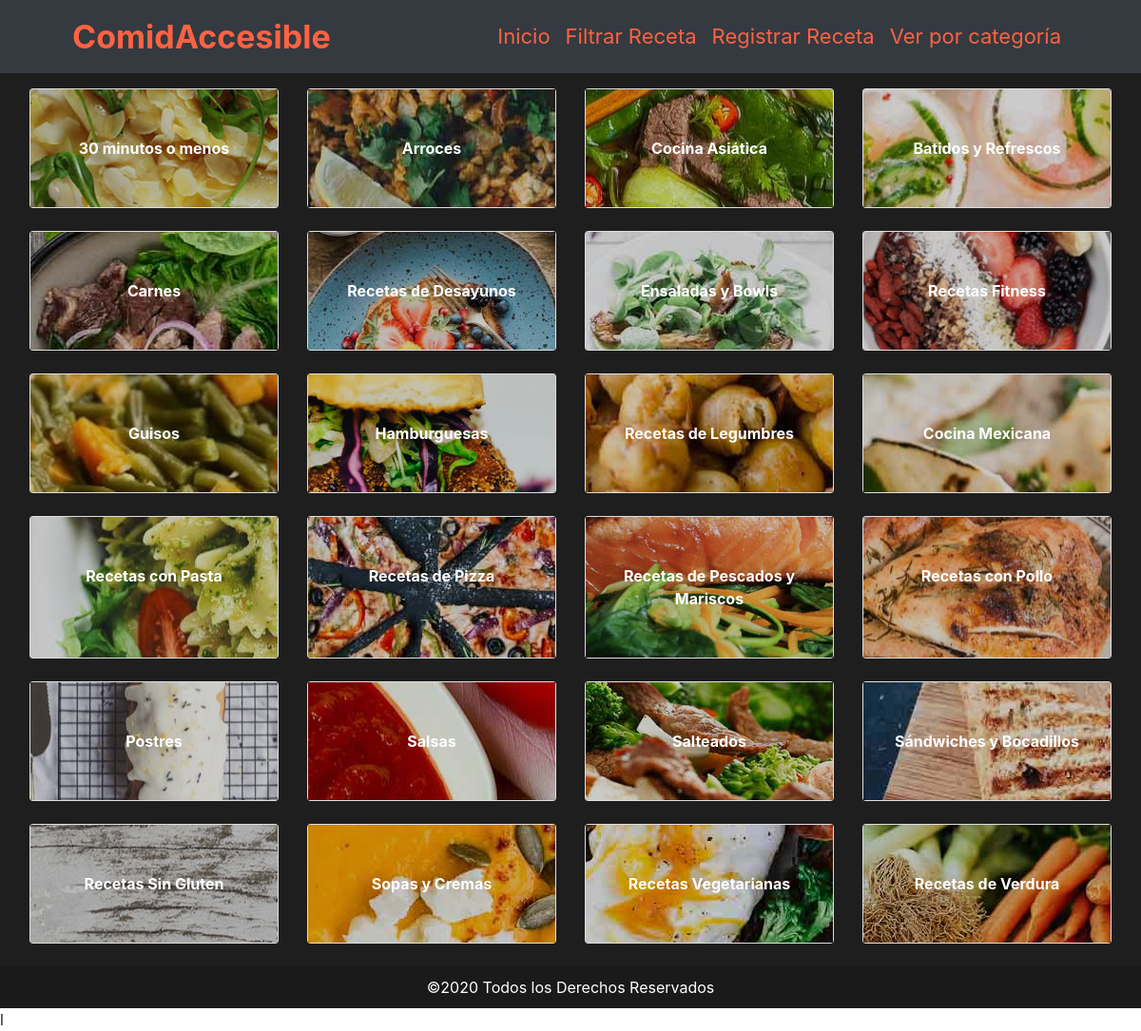
The app's page /mostrar_categoria.php with its own data.
### tables this page shows
CREATE TABLE `categoria` (
  `IdCategoria` int(11) NOT NULL,
  `Nombre` varchar(50) NOT NULL,
  `Descripcion` mediumtext NOT NULL,
  `Foto` varchar(200) NOT NULL
);

### mostrar_categoria.php (the view, shortened to what this page needs)
<?php
    include 'partes/conexion.php';
    $sentencia_categorias = "SELECT * FROM categoria";
    $sentencia=$db->query($sentencia_categorias);
    $categoria= $sentencia->fetchAll();
?>
<!DOCTYPE html>
<html lang="en">
<head>
    <link rel="stylesheet" href="hojaestilo/estilodepagina.css">
    <link rel="stylesheet" href="https://cdn.jsdelivr.net/npm/bootstrap@4.5.3/dist/css/bootstrap.min.css">
</head>
<body>
<?php include 'partes/header.php'?>
<div class="row row-cols-1 row-cols-md-4 w-100 mr-0 ml-0 pr-3 pl-3 pt-3" style="background-color:#1e1e1e">
    <?php foreach($categoria as $c){ ?>
            <div class="col mb-4">
                <div class="card h-100">
                <div class="card-body pt-5 pb-5" style="text-align:center;
                 background: linear-gradient(
                    rgba(0, 0, 0, 0.2),
                    rgba(0, 0, 0, 0.2)
                ),url(<?php echo $c["Foto"]?>) center;">
                    <form action="procesar_categoria.php" method="post">
                            <button type="submit" style="border:1px solid transparent; background-color: transparent; color:white; font-weight:bold"><?php echo $c["Nombre"]; ?></button>
                    </form>
                </div>
                </div>
            </div>
    <?php }?>
</div>
<?php include 'partes/footer.php'?>
</body>
</html>l

### records on screen
categoria: Foto (picture), Nombre "30 minutos o menos"
categoria: Foto (picture), Nombre "Arroces"
categoria: Foto (picture), Nombre "Cocina Asiática"
categoria: Foto (picture), Nombre "Batidos y Refrescos"
categoria: Foto (picture), Nombre "Carnes"
categoria: Foto (picture), Nombre "Recetas de Desayunos"
categoria: Foto (picture), Nombre "Ensaladas y Bowls"
categoria: Foto (picture), Nombre "Recetas Fitness"
categoria: Foto (picture), Nombre "Guisos"
categoria: Foto (picture), Nombre "Hamburguesas"
categoria: Foto (picture), Nombre "Recetas de Legumbres"
categoria: Foto (picture), Nombre "Cocina Mexicana"
categoria: Foto (picture), Nombre "Recetas con Pasta"
categoria: Foto (picture), Nombre "Recetas de Pizza"
categoria: Foto (picture), Nombre "Recetas de Pescados y Mariscos"
categoria: Foto (picture), Nombre "Recetas con Pollo"
categoria: Foto (picture), Nombre "Postres"
categoria: Foto (picture), Nombre "Salsas"
categoria: Foto (picture), Nombre "Salteados"
categoria: Foto (picture), Nombre "Sándwiches y Bocadillos"
categoria: Foto (picture), Nombre "Recetas Sin Gluten"
categoria: Foto (picture), Nombre "Sopas y Cremas"
categoria: Foto (picture), Nombre "Recetas Vegetarianas"
categoria: Foto (picture), Nombre "Recetas de Verdura"
